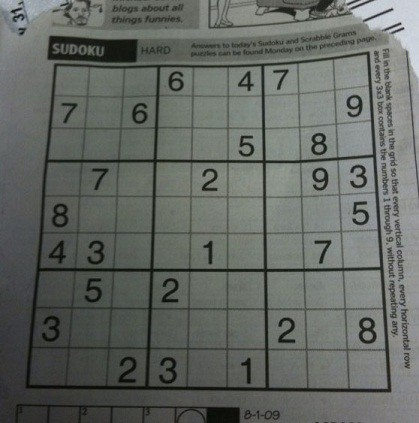
#> input picture Input/Image/sudoku.jpeg, 419 x 423 px
$ jupyter execute 'Image Gradients & Edge Detection.ipynb'   (older library calls are emulated)
#> lines starting #> are read from the running program, lines starting #| are printed output that depends on the picture
[cell 1]
import cv2
import numpy as np
import matplotlib.pyplot as plt

[cell 2]
def pltimage(img,title,value):
    for i in range(value):
        plt.subplot(2,2,i+1)
        plt.imshow(img[i],'gray')
        plt.title(title[i])
        plt.xticks([]),plt.yticks([])
    return plt.show()

def BGR2RGB(x):
    x = cv2.cvtColor(x, cv2.COLOR_BGR2RGB)
    return x

def oneplt(x,title):
    plt.imshow(x,'gray'),plt.title(title)
    plt.axis("off")
    plt.show()

[cell 3]
img = cv2.imread('Input/Image/sudoku.jpeg',0)
#> img: shape (423, 419); min 3, max 221, mean 101.8

[cell 4]
plt.figure(figsize=(12,10))
laplacian = cv2.Laplacian(img,cv2.CV_64F)
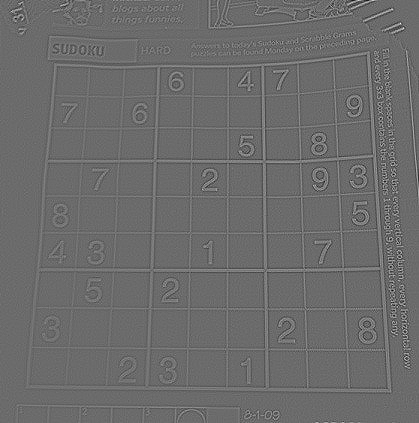
#> laplacian: shape (423, 419) float64; min -218, max 297, mean 0; drawn with min black and max white
sobelx = cv2.Sobel(img,cv2.CV_64F,1,0,ksize=5)
sobely = cv2.Sobel(img,cv2.CV_64F,0,1,ksize=5)
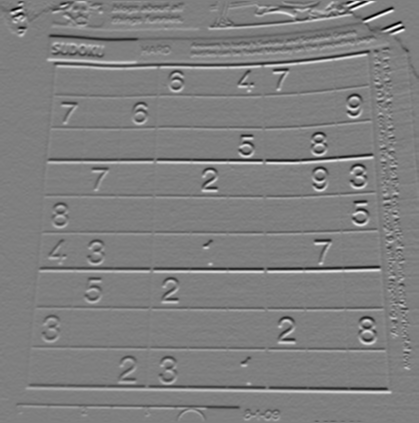
#> sobely: shape (423, 419) float64; min -6291, max 6277, mean -16.4; drawn with min black and max white
# plt.figure(figsize=(20,15))

images = [img,laplacian,sobelx,sobely,]
titles = ["original","laplacian","sobelx",'sobely']
pltimage(images,titles,4)
#> in pltimage, `return plt.show()`:
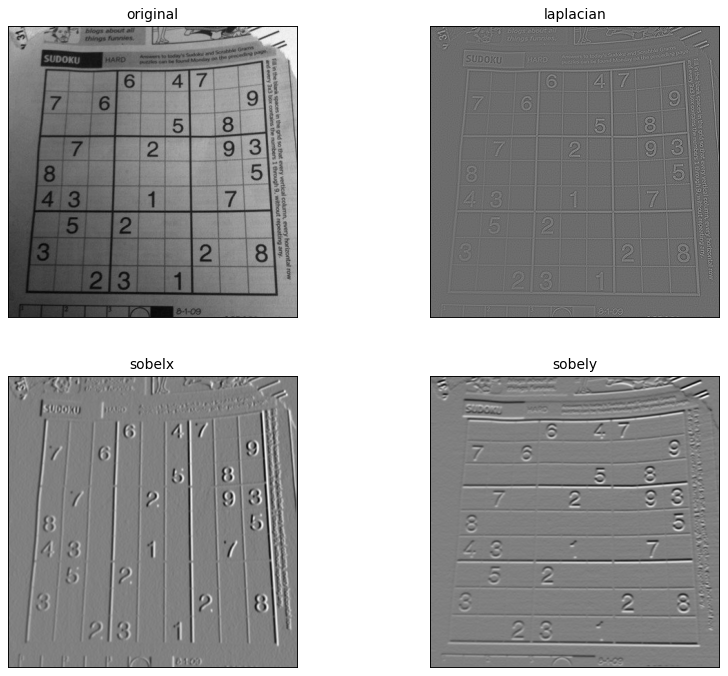
#> figure drawn by matplotlib, 4 panels

### Canny Edge detection

[cell 5]
# Canny Edge Detection uses gradient values as thresholds
image = cv2.imread('Input/Image/dog.jpg',0)
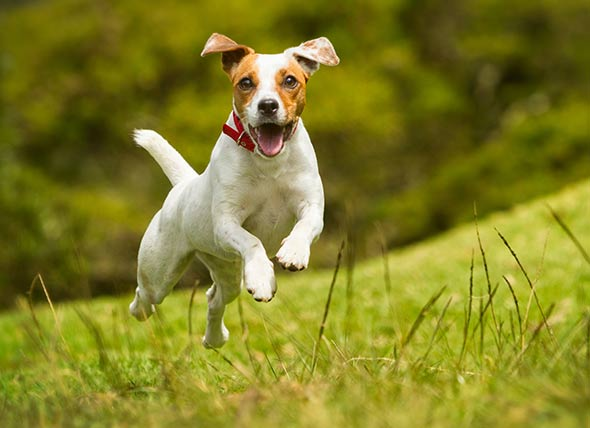
#> input picture Input/Image/dog.jpg, 590 x 428 px
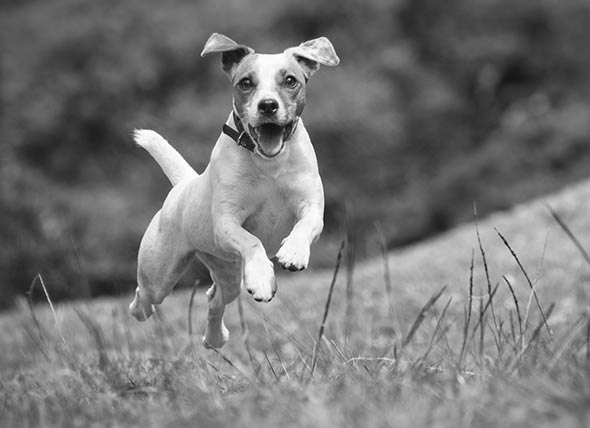
#> image: shape (428, 590); min 0, max 255, mean 117.3
canny = cv2.Canny(image, 50, 120)
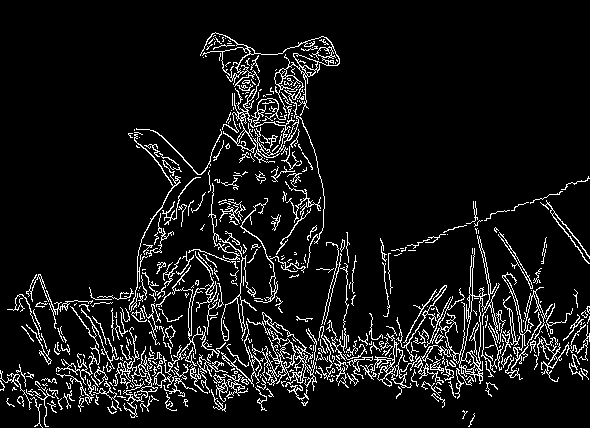
#> canny: shape (428, 590); 8.4% white in thin lines or dots
titles=["original","cannyEdge"]
plt.figure(figsize=(10,8))
images = [image,canny]
pltimage(images,titles,2)

### Getting Perpsective Transform

[cell 6]
image = cv2.imread('Input/Image/scan.jpg',0)
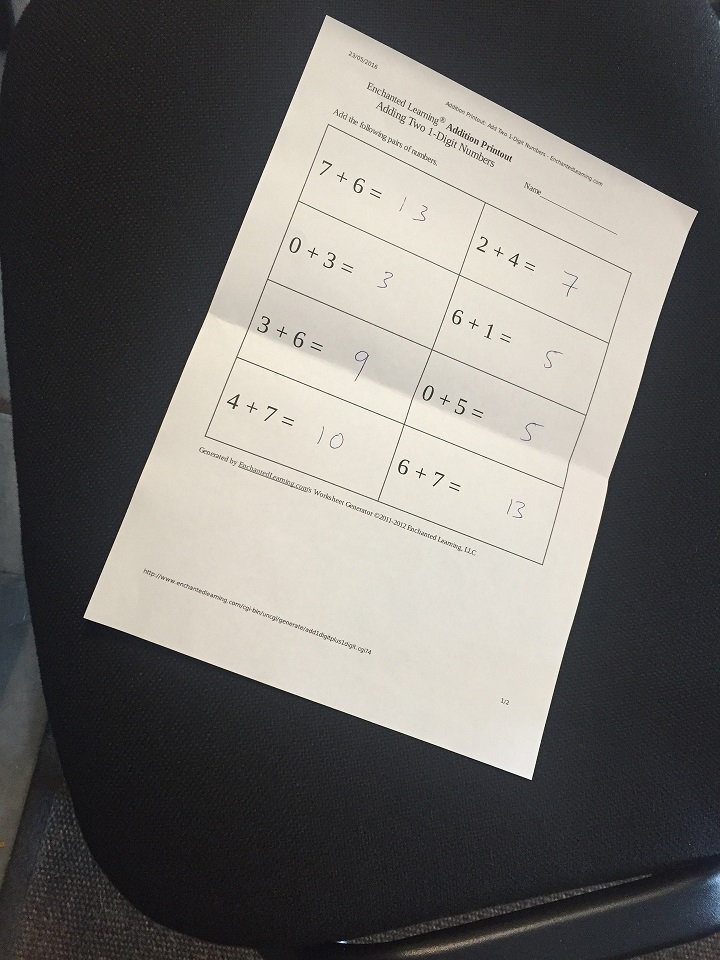
#> input picture Input/Image/scan.jpg, 720 x 960 px
#> image: shape (960, 720); min 0, max 255, mean 109.7

# Cordinates of the 4 corners of the original image
points_A = np.float32([[320,15], [700,215], [85,610], [530,780]])

# Cordinates of the 4 corners of the desired output
# We use a ratio of an A4 Paper 1 : 1.41
points_B = np.float32([[0,0], [420,0], [0,594], [420,594]])

# Use the two sets of four points to compute
# the Perspective Transformation matrix, M
M = cv2.getPerspectiveTransform(points_A, points_B)

warped = cv2.warpPerspective(image, M, (420,594))
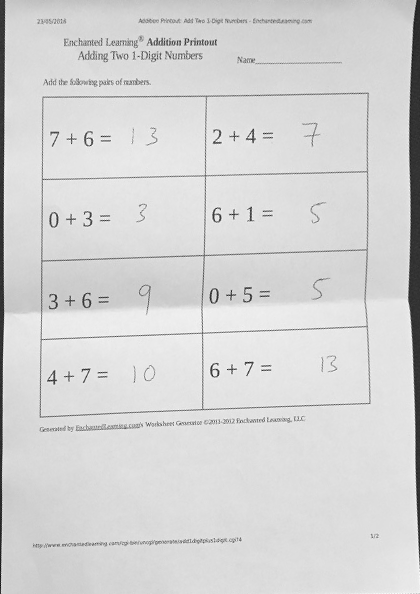
#> warped: shape (594, 420); min 9, max 254, mean 213
titles=["original","warped"]
plt.figure(figsize=(15,12))
images = [image,warped]
pltimage(images,titles,2)

### In affine transforms you only need 3 coordiantes to obtain the correct transform

[cell 7]
image = cv2.imread('Input/Image/ex2.jpg')
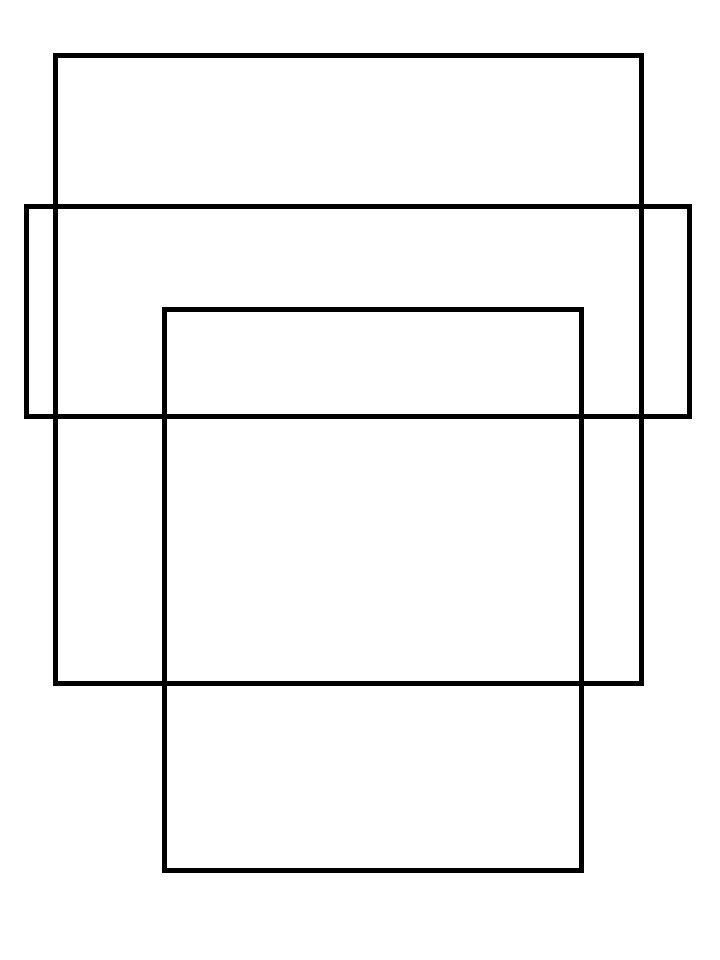
#> input picture Input/Image/ex2.jpg, 720 x 960 px
#> image is the input picture: shape (960, 720, 3); min 0, max 255, mean 243.8
rows,cols,ch = image.shape
#> rows = 960; cols = 720; ch = 3

# Cordinates of the 4 corners of the original image
points_A = np.float32([[320,15], [700,215], [85,610]])

# Cordinates of the 4 corners of the desired output
# We use a ratio of an A4 Paper 1 : 1.41
points_B = np.float32([[0,0], [420,0], [0,594]])

# Use the two sets of four points to compute
# the Perspective Transformation matrix, M
M = cv2.getAffineTransform(points_A, points_B)

warped = cv2.warpAffine(image, M, (cols, rows))
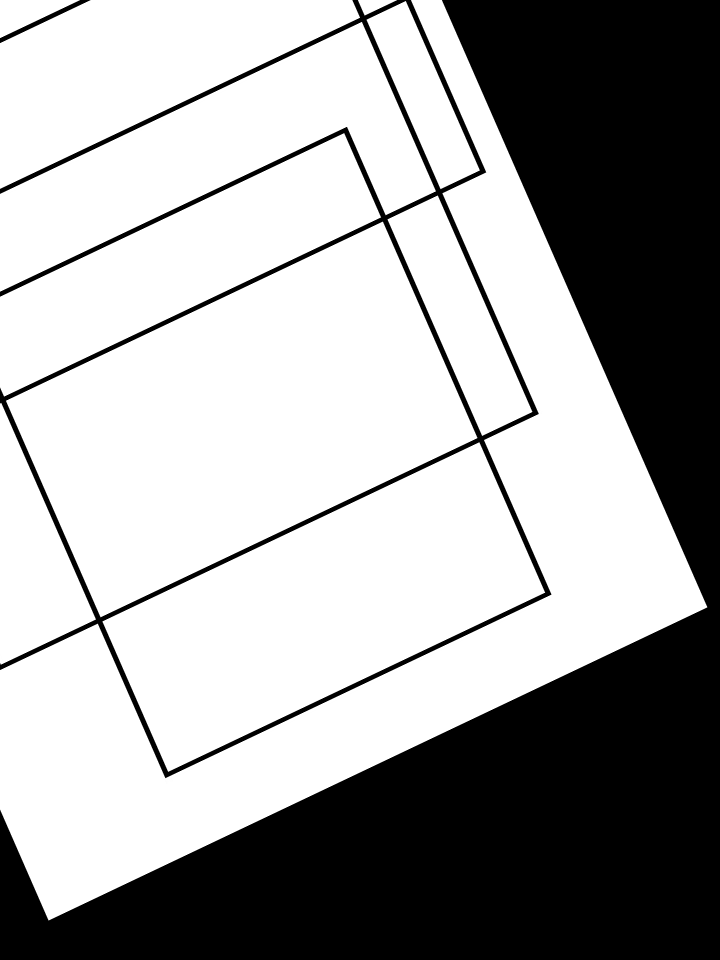
#> warped: shape (960, 720, 3); min 0, max 255, mean 164.5

titles=["original","warped"]
plt.figure(figsize=(15,12))
images = [image,warped]
pltimage(images,titles,2)
